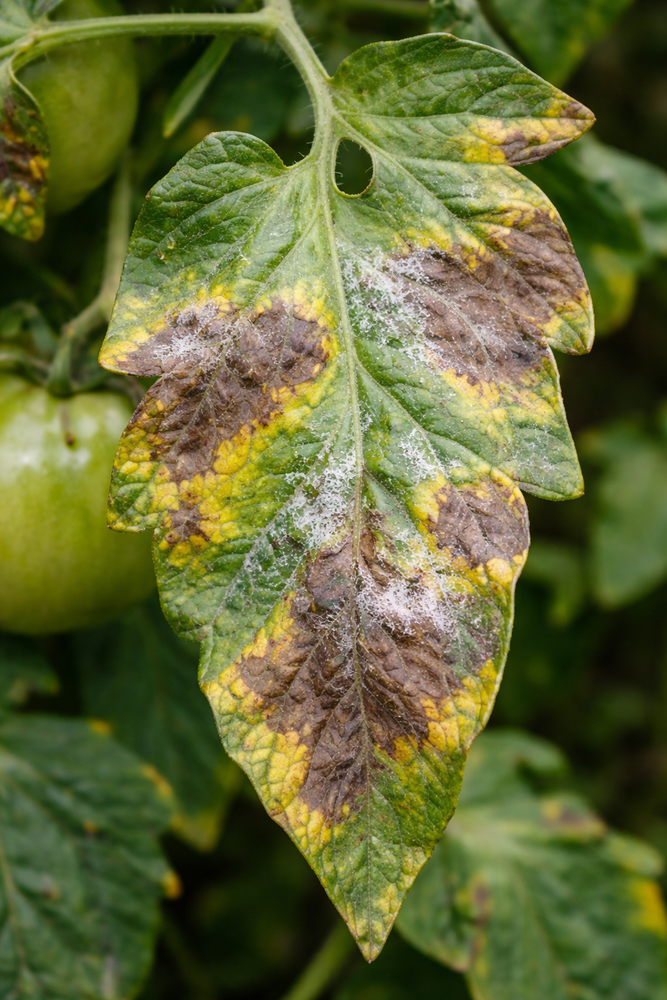
#> input picture data/test/blight.png, 667 x 1000 px, shrunk from 1024 x 1536 before the run
$ python -i features.py   (imports and definitions only)   (older library calls are emulated)
#> lines starting #> are read from the running program, lines starting #| are printed output that depends on the picture
"""Feature extraction: color, texture (GLCM), and shape descriptors."""

import numpy as np
import cv2
from skimage.feature import graycomatrix, graycoprops

def color_hist_hsv(img_rgb, bins=16):
    # HSV histogram for color features (concatenated per channel).
    hsv = cv2.cvtColor(img_rgb, cv2.COLOR_RGB2HSV)
    hist = []
    for i in range(3):
        # Per-channel histogram with fixed bin count.
        h = cv2.calcHist([hsv], [i], None, [bins], [0, 256]).flatten()
        hist.extend(h)
    hist = np.array(hist, dtype=np.float32)
    # Normalize to make features scale-invariant.
    return hist / (hist.sum()+1e-6)

def glcm_features(img_rgb):
    # GLCM texture features (contrast, correlation, energy, homogeneity).
    gray = cv2.cvtColor(img_rgb, cv2.COLOR_RGB2GRAY)
    glcm = graycomatrix(gray, distances=[1], angles=[0], levels=256, symmetric=True, normed=True)
    return np.array([
        graycoprops(glcm, "contrast")[0, 0],
        graycoprops(glcm, "correlation")[0, 0],
        graycoprops(glcm, "energy")[0, 0],
        graycoprops(glcm, "homogeneity")[0, 0],

    ], dtype=np.float32)


def shape_features(mask):
     # Shape: area, perimeter, circularity from the largest contour.
     cnts, _ = cv2.findContours(mask, cv2.RETR_EXTERNAL, cv2.CHAIN_APPROX_SIMPLE)
     if len(cnts) == 0 :
         # No contour found -> return zeros.
         return np.array([0, 0, 0], dtype=np.float32)
     c = max(cnts, key=cv2.contourArea)
     area = cv2.contourArea(c)
     peri = cv2.arcLength(c, True)
     circ = 0.0 if peri == 0 else (4 * np.pi * area) / (peri * peri)
     return np.array([area, peri, circ], dtype=np.float32)


def extract_features(img_rgb, mask=None):
    # Combine color + texture + shape into a single feature vector.
    feat_color = color_hist_hsv(img_rgb)
    feat_glcm = glcm_features(img_rgb)
    feat_shape = shape_features(mask) if mask is not None else np.zeros(3, dtype=np.float32)
    return np.concatenate([feat_color, feat_glcm, feat_shape])

>>> import cv2
>>> picture = cv2.cvtColor(cv2.imread('../data/test/blight.png'), cv2.COLOR_BGR2RGB)
>>> result = extract_features(picture)
#> in color_hist_hsv, `hsv = cv2.cvtColor(img_rgb, cv2.COLOR_RGB2HSV)`: hsv: shape (1000, 667, 3); mean H, S, V 36, 154.4, 110.5
#> after the loop in color_hist_hsv, `for i in range(3):`: hist = 48 values, max 396061 at index 2, min 0 at index 12, mean 41687.5
#> in extract_features, `feat_color = color_hist_hsv(img_rgb)`: feat_color = 48 values, max 0.198 at index 2, min 0 at index 12, mean 0.0208
#> in glcm_features, `gray = cv2.cvtColor(img_rgb, cv2.COLOR_RGB2GRAY)`:
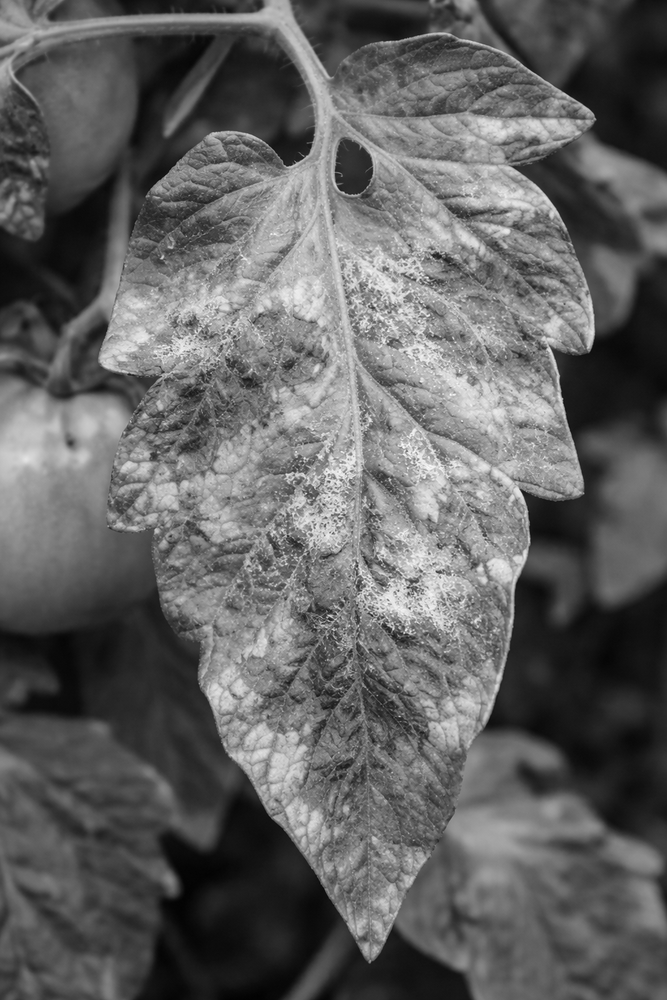
#> gray: shape (1000, 667); min 2, max 255, mean 97.5
#> in extract_features, `feat_glcm = glcm_features(img_rgb)`: feat_glcm = [124.9, 0.979, 0.0233, 0.325]
#> result = 55 values, max 124.9 at index 48, min 0 at index 12, mean 2.31
